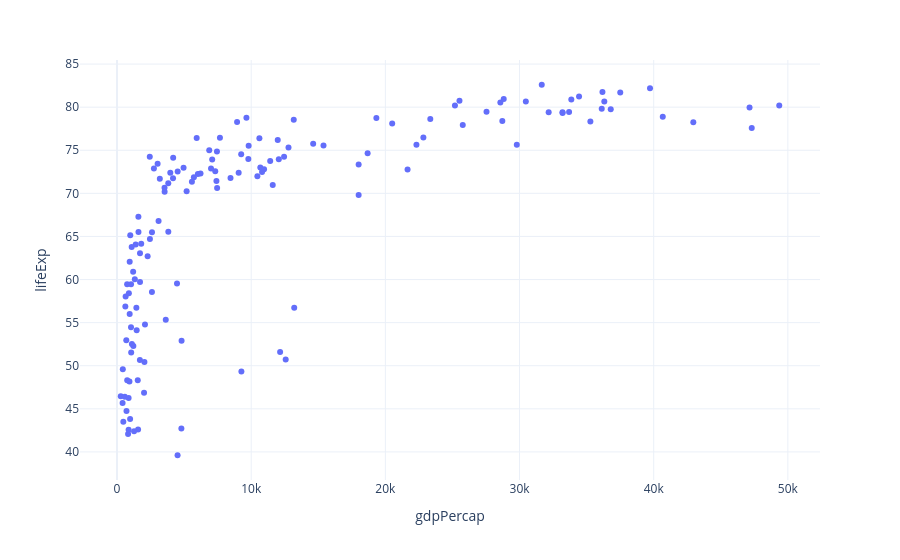

The cell this chart's notebook holds for it:
### Markdown cell above
## N03 · 호버: 점에 해당하는 국가 확인하기

산점도에서 눈에 띄는 점에 마우스를 올리면 국가 이름과 정확한 수치를 볼 수 있습니다.

**자료 준비와 그래프 선택**

같은 산점도에 국가 이름을 연결하고, 인구는 설명창에서 확인합니다. 호버는 점이 많은 그림을 글자로 채우지 않고 관심 대상의 상세값을 찾게 합니다.

**코드에서 확인할 부분**

- hover_name="country"는 마우스를 올린 점의 국가 이름을 설명창 맨 위에 표시합니다.
- hover_data=["pop"]을 추가하면 설명창에서 인구도 볼 수 있습니다.
- 추가 정보는 설명창에 나타나며, 점의 위치와 크기는 그대로 유지됩니다.

### Code cell
# N03
import plotly.express as px

# 국가별 인구·기대수명·GDP 자료를 불러옵니다.
gap = px.data.gapminder()

df = gap.loc[gap['year'] == 2007].copy()
fig = px.scatter(df, x='gdpPercap', y='lifeExp',
                 hover_name='country')
fig.show()

### Figure 1 — Plotly figure (JSON) as saved in the notebook; plotly's stock layout.template omitted (floating-point values rounded to 4 significant figures; data arrays with more than 128 entries replaced by an {"elided": "..."} marker saying what was removed)
{"data": [{"hovertemplate": "<b>%{hovertext}</b><br><br>gdpPercap=%{x}<br>lifeExp=%{y}<extra></extra>", "hovertext": {"elided": "142 str values"}, "legendgroup": "", "marker": {"color": "#636efa", "symbol": "circle"}, "mode": "markers", "name": "", "orientation": "v", "showlegend": false, "type": "scatter", "x": {"elided": "142 float values"}, "xaxis": "x", "y": {"elided": "142 float values"}, "yaxis": "y"}], "layout": {"legend": {"tracegroupgap": 0}, "margin": {"t": 60}, "xaxis": {"anchor": "y", "domain": [0, 1], "title": {"text": "gdpPercap"}}, "yaxis": {"anchor": "x", "domain": [0, 1], "title": {"text": "lifeExp"}}}}
